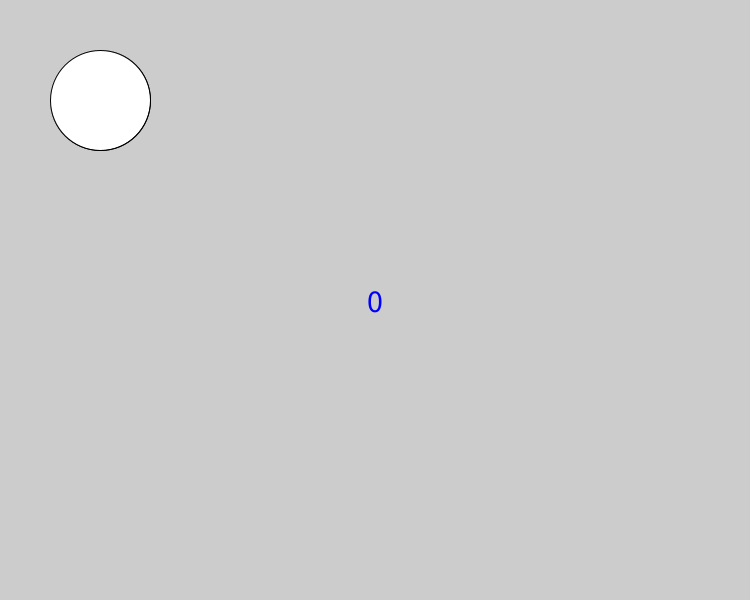
Frame 1 (no input)
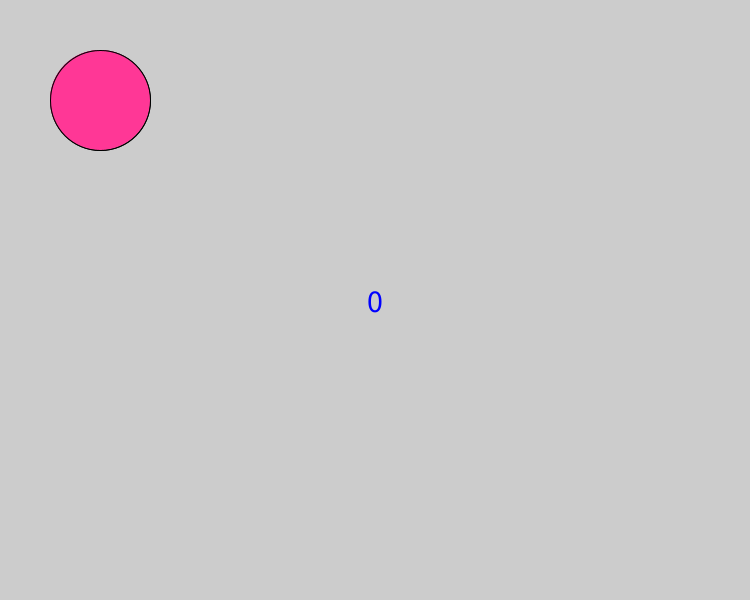
Frame 60 (the mouse pressed at the canvas centre just before this capture)
Frame 120 (the mouse held since frame 60 and released just before this capture): identical to frame 60, image omitted

The Processing sketch that drew these frames (run headless with seeded random() and noise(); from frame 60 on, the mouse is pressed at the canvas centre):

// Processing sketch: Game_updated
// ── Game_updated.pde
Ball n1 = new Ball(50,50);
Ball n2 = new Ball(50,50);

int mouseClicked;

float EllipseX = 100;
float EllipseY = 100;
int ellipseR = 100;

void setup()
{
  size(750,600);
  frameRate(30);
}

void draw(){
  background(204);
  n1.update();
  n2.update();
  
  fill(#0000FF);
  textAlign(CENTER,CENTER);
  textSize(32);
  text(mouseClicked+"",0,0,width, height);
  fill(255,55,150);
}

class Ball {
  float x, y;
  Ball (float x, float y) {
  
  }
  void update(){
    x += y;
    if (x > width) {
      x = 0;
    }
    ellipse(EllipseX,EllipseY,ellipseR,ellipseR);
  }
}

void mousePressed(){
  if((mouseButton == LEFT) &&
  (mouseX<(EllipseX+ellipseR/2)) && 
  (mouseY>(EllipseY-ellipseR/2)) && 
  (mouseY<(EllipseY+ellipseR/2))) {
  mouseClicked++; EllipseX=random(0,750); 
  EllipseY=random(0,600);} 
  else { mouseClicked = 0;}
}
